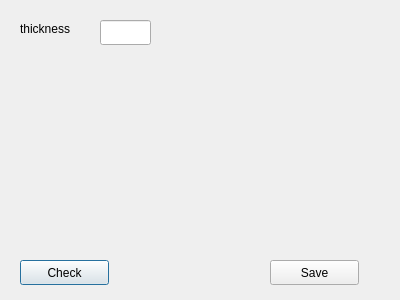
<?xml version="1.0" encoding="UTF-8"?>
<ui version="4.0">
 <class>Dialog</class>
 <widget class="QDialog" name="Dialog">
  <property name="geometry">
   <rect>
    <x>0</x>
    <y>0</y>
    <width>400</width>
    <height>300</height>
   </rect>
  </property>
  <property name="windowTitle">
   <string>Setting</string>
  </property>
  <widget class="QLineEdit" name="lineEdit_thickness">
   <property name="geometry">
    <rect>
     <x>100</x>
     <y>20</y>
     <width>51</width>
     <height>25</height>
    </rect>
   </property>
  </widget>
  <widget class="QLabel" name="label">
   <property name="geometry">
    <rect>
     <x>20</x>
     <y>20</y>
     <width>71</width>
     <height>17</height>
    </rect>
   </property>
   <property name="text">
    <string>thickness</string>
   </property>
  </widget>
  <widget class="QPushButton" name="btn_Check">
   <property name="geometry">
    <rect>
     <x>20</x>
     <y>260</y>
     <width>89</width>
     <height>25</height>
    </rect>
   </property>
   <property name="text">
    <string>Check</string>
   </property>
  </widget>
  <widget class="QPushButton" name="btn_Save">
   <property name="geometry">
    <rect>
     <x>270</x>
     <y>260</y>
     <width>89</width>
     <height>25</height>
    </rect>
   </property>
   <property name="text">
    <string>Save</string>
   </property>
  </widget>
 </widget>
 <resources/>
 <connections/>
</ui>
